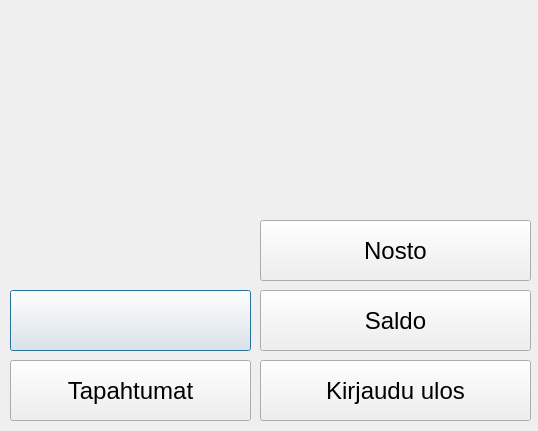
<?xml version="1.0" encoding="UTF-8"?>
<ui version="4.0">
 <class>account</class>
 <widget class="QDialog" name="account">
  <property name="geometry">
   <rect>
    <x>0</x>
    <y>0</y>
    <width>538</width>
    <height>431</height>
   </rect>
  </property>
  <property name="windowTitle">
   <string>Dialog</string>
  </property>
  <widget class="QPushButton" name="btnTapahtumat_2">
   <property name="geometry">
    <rect>
     <x>10</x>
     <y>290</y>
     <width>241</width>
     <height>61</height>
    </rect>
   </property>
   <property name="font">
    <font>
     <pointsize>18</pointsize>
    </font>
   </property>
   <property name="text">
    <string/>
   </property>
  </widget>
  <widget class="QPushButton" name="btnSaldo">
   <property name="geometry">
    <rect>
     <x>260</x>
     <y>290</y>
     <width>271</width>
     <height>61</height>
    </rect>
   </property>
   <property name="font">
    <font>
     <pointsize>18</pointsize>
    </font>
   </property>
   <property name="text">
    <string>Saldo</string>
   </property>
  </widget>
  <widget class="QPushButton" name="btnUlos">
   <property name="geometry">
    <rect>
     <x>260</x>
     <y>360</y>
     <width>271</width>
     <height>61</height>
    </rect>
   </property>
   <property name="font">
    <font>
     <pointsize>18</pointsize>
    </font>
   </property>
   <property name="text">
    <string>Kirjaudu ulos</string>
   </property>
  </widget>
  <widget class="QPushButton" name="btnNosto">
   <property name="geometry">
    <rect>
     <x>260</x>
     <y>220</y>
     <width>271</width>
     <height>61</height>
    </rect>
   </property>
   <property name="font">
    <font>
     <pointsize>18</pointsize>
    </font>
   </property>
   <property name="text">
    <string>Nosto</string>
   </property>
  </widget>
  <widget class="QPushButton" name="btnTapahtumat">
   <property name="geometry">
    <rect>
     <x>10</x>
     <y>360</y>
     <width>241</width>
     <height>61</height>
    </rect>
   </property>
   <property name="font">
    <font>
     <pointsize>18</pointsize>
    </font>
   </property>
   <property name="text">
    <string>Tapahtumat</string>
   </property>
  </widget>
 </widget>
 <resources/>
 <connections/>
</ui>
